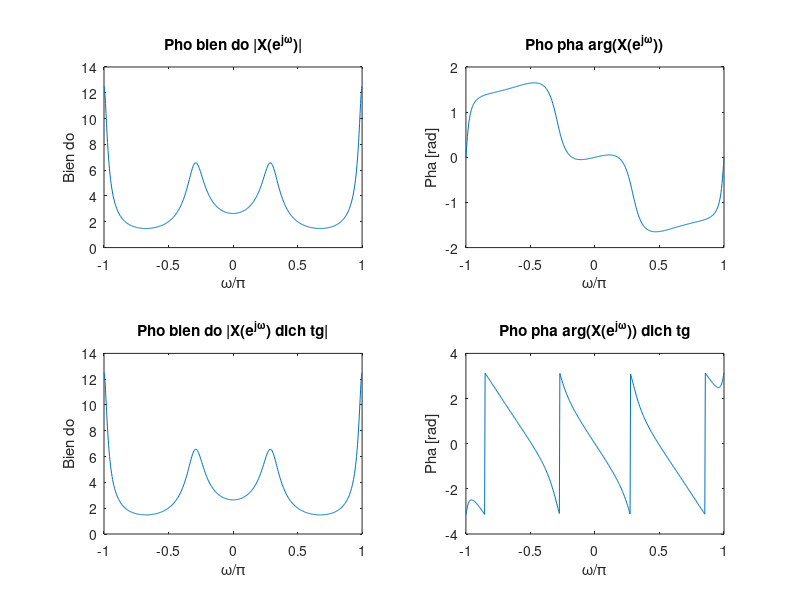

MATLAB code to generate this figure:
w = linspace(-pi,pi,512); 
num = [0.8 3 -0.2 0.1]; 
den = [1 0.1 -0.4 0.7]; 
h = freqz(num,den,w); 
num1 = [0 0 0 0.8 3 -0.2 0.1]; 
den1 = [1 0.1 -0.4 0.7]; 
h1 = freqz(num1,den1,w); 
subplot(221),plot(w/pi,abs(h)); 
xlabel('\omega/\pi'); 
ylabel('Bien do'); 
title('Pho bien do |X(e^{j\omega})|'); 
subplot(222),plot(w/pi,angle(h)); 
xlabel('\omega/\pi'); 
ylabel('Pha [rad]'); 
title('Pho pha arg(X(e^{j\omega}))'); 
subplot(223),plot(w/pi,abs(h1)); 
xlabel('\omega/\pi'); 
ylabel('Bien do'); 
title('Pho bien do |X(e^{j\omega}) dich tg|'); 
subplot(224),plot(w/pi,angle(h1)); 
xlabel('\omega/\pi'); 
ylabel('Pha [rad]'); 
title('Pho pha arg(X(e^{j\omega})) dich tg');